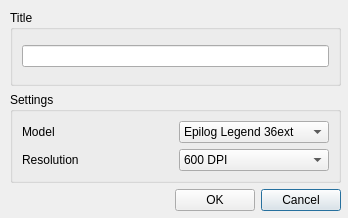
<?xml version="1.0" encoding="UTF-8"?>
<ui version="4.0">
 <class>NewDialog</class>
 <widget class="QDialog" name="NewDialog">
  <property name="geometry">
   <rect>
    <x>0</x>
    <y>0</y>
    <width>348</width>
    <height>218</height>
   </rect>
  </property>
  <property name="windowTitle">
   <string>New Job</string>
  </property>
  <widget class="QWidget" name="gridLayoutWidget">
   <property name="geometry">
    <rect>
     <x>10</x>
     <y>10</y>
     <width>331</width>
     <height>201</height>
    </rect>
   </property>
   <layout class="QGridLayout" name="gridLayout">
    <item row="2" column="0">
     <layout class="QHBoxLayout" name="horizontalLayout">
      <item>
       <spacer name="horizontalSpacer">
        <property name="orientation">
         <enum>Qt::Horizontal</enum>
        </property>
        <property name="sizeHint" stdset="0">
         <size>
          <width>40</width>
          <height>20</height>
         </size>
        </property>
       </spacer>
      </item>
      <item>
       <widget class="QPushButton" name="okButton">
        <property name="text">
         <string>OK</string>
        </property>
       </widget>
      </item>
      <item>
       <widget class="QPushButton" name="cancelButton">
        <property name="text">
         <string>Cancel</string>
        </property>
        <property name="default">
         <bool>true</bool>
        </property>
       </widget>
      </item>
     </layout>
    </item>
    <item row="0" column="0">
     <widget class="QGroupBox" name="groupBox">
      <property name="title">
       <string>Title</string>
      </property>
      <property name="flat">
       <bool>false</bool>
      </property>
      <property name="checkable">
       <bool>false</bool>
      </property>
      <layout class="QHBoxLayout" name="horizontalLayout_3">
       <item>
        <widget class="QLineEdit" name="titleEdit">
         <property name="maxLength">
          <number>255</number>
         </property>
        </widget>
       </item>
      </layout>
     </widget>
    </item>
    <item row="1" column="0">
     <widget class="QGroupBox" name="groupBox_2">
      <property name="title">
       <string>Settings</string>
      </property>
      <layout class="QVBoxLayout" name="verticalLayout_5">
       <item>
        <layout class="QHBoxLayout" name="horizontalLayout_4">
         <item>
          <widget class="QLabel" name="label_2">
           <property name="text">
            <string>Model</string>
           </property>
          </widget>
         </item>
         <item>
          <widget class="QComboBox" name="modelCombo">
           <item>
            <property name="text">
             <string>Epilog Legend 36ext</string>
            </property>
           </item>
          </widget>
         </item>
        </layout>
       </item>
       <item>
        <layout class="QHBoxLayout" name="horizontalLayout_5">
         <item>
          <widget class="QLabel" name="label">
           <property name="text">
            <string>Resolution</string>
           </property>
          </widget>
         </item>
         <item>
          <widget class="QComboBox" name="resolutionCombo">
           <property name="currentIndex">
            <number>3</number>
           </property>
           <item>
            <property name="text">
             <string>75 DPI</string>
            </property>
           </item>
           <item>
            <property name="text">
             <string>150 DPI</string>
            </property>
           </item>
           <item>
            <property name="text">
             <string>300 DPI</string>
            </property>
           </item>
           <item>
            <property name="text">
             <string>600 DPI</string>
            </property>
           </item>
           <item>
            <property name="text">
             <string>1200 DPI</string>
            </property>
           </item>
          </widget>
         </item>
        </layout>
       </item>
      </layout>
     </widget>
    </item>
   </layout>
  </widget>
 </widget>
 <resources/>
 <connections>
  <connection>
   <sender>okButton</sender>
   <signal>clicked()</signal>
   <receiver>NewDialog</receiver>
   <slot>accept()</slot>
   <hints>
    <hint type="sourcelabel">
     <x>205</x>
     <y>194</y>
    </hint>
    <hint type="destinationlabel">
     <x>173</x>
     <y>108</y>
    </hint>
   </hints>
  </connection>
  <connection>
   <sender>cancelButton</sender>
   <signal>clicked()</signal>
   <receiver>NewDialog</receiver>
   <slot>reject()</slot>
   <hints>
    <hint type="sourcelabel">
     <x>296</x>
     <y>194</y>
    </hint>
    <hint type="destinationlabel">
     <x>173</x>
     <y>108</y>
    </hint>
   </hints>
  </connection>
 </connections>
</ui>
